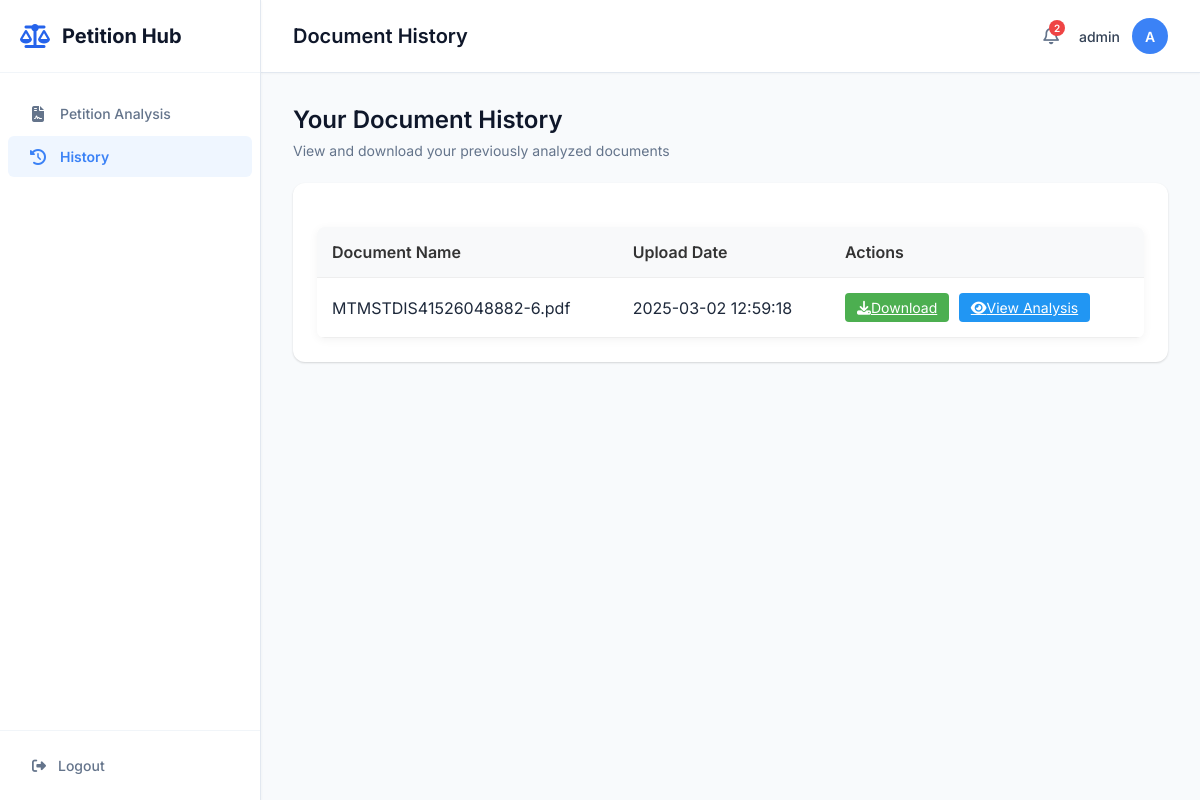
Page /history (signed in) on the earlier database version.
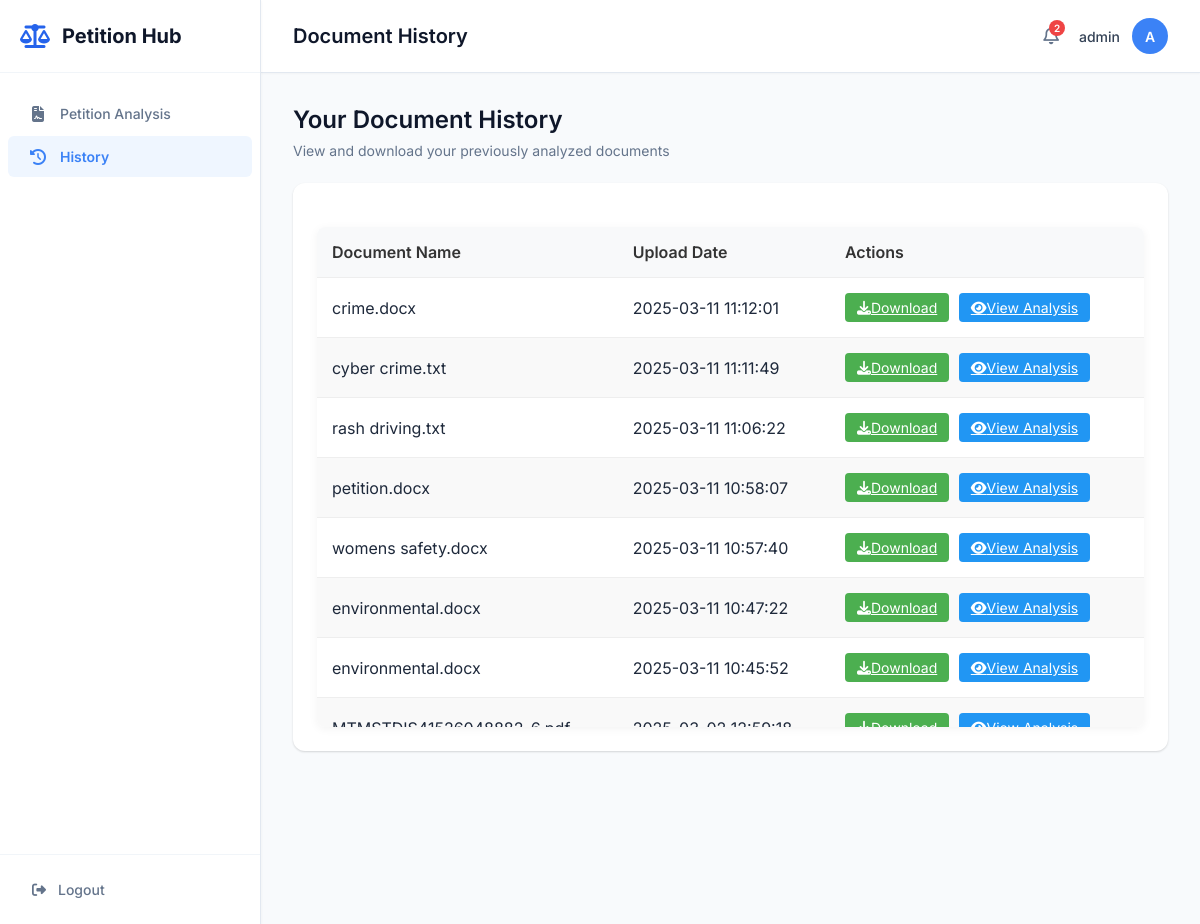
Same page on the later database version.
### tables this page shows
CREATE TABLE document_history (
                        doc_id TEXT PRIMARY KEY,
                        user_id INTEGER NOT NULL,
                        filename TEXT NOT NULL,
                        original_filename TEXT NOT NULL,
                        upload_date TIMESTAMP NOT NULL,
                        analysis_results TEXT,
                        file_path TEXT NOT NULL,
                        FOREIGN KEY (user_id) REFERENCES users (user_id)
                    );

### app.py (the view)
@app.route('/history')
def history():
    if 'username' not in session:
        return redirect(url_for('login'))
    documents = get_user_documents(session['username'])
    return render_template('history.html', username=session['username'], documents=documents)

### db_connection.py (called while the page is built)
def create_connection(db_file):
    os.makedirs(os.path.dirname(db_file), exist_ok=True)
    conn = None
    try:
        conn = sqlite3.connect(db_file)
        return conn
    except sqlite3.Error as e:
        print(f"Database connection error: {e}")
    return conn

def get_user_id(username):
    db_path = os.path.join(os.path.dirname(__file__), 'database.db')
    conn = create_connection(db_path)
    if conn is None:
        print("Failed to create database connection.")
        return None
    with conn:
        cur = conn.cursor()
        cur.execute("SELECT user_id FROM users WHERE username=?", (username,))
        result = cur.fetchone()
        return result[0] if result else None

def get_user_documents(username):
    user_id = get_user_id(username)
    if not user_id:
        return []
    db_path = os.path.join(os.path.dirname(__file__), 'database.db')
    conn = create_connection(db_path)
    if conn is None:
        print("Failed to create database connection.")
        return []
    with conn:
        cur = conn.cursor()
        cur.execute(
            "SELECT doc_id, original_filename, upload_date, file_path FROM document_history WHERE user_id=? ORDER BY upload_date DESC",
            (user_id,)
        )
        return cur.fetchall()

### templates/history.html (shortened to what this page needs)
<!DOCTYPE html>
<html lang="en">
<head>
    <link rel="stylesheet" href="{{ url_for('static', filename='style.css') }}">
    <link rel="stylesheet" href="https://cdnjs.cloudflare.com/ajax/libs/font-awesome/6.4.0/css/all.min.css">
</head>
<body class="home-body">
    <div class="app-container">
        <aside class="sidebar">
            <div class="sidebar-header">
                <div class="logo">
                    <i class="fas fa-scale-balanced"></i>
                    <span>Petition Hub</span>
                </div>
            </div>
            <nav class="sidebar-nav">
                <ul>
                    <li><a href="{{ url_for('home') }}"><i class="fas fa-file-contract"></i> Petition Analysis</a></li>
                    <li class="active"><a href="{{ url_for('history') }}"><i class="fas fa-history"></i> History</a></li>
                </ul>
            </nav>
            <div class="sidebar-footer">
                <a href="{{ url_for('logout') }}"><i class="fas fa-sign-out-alt"></i> Logout</a>
            </div>
        </aside>
        <main class="main-content">
            <header class="top-header">
                <div class="page-title">
                    <h1>Document History</h1>
                </div>
                <div class="user-profile">
                    <div class="notifications">
                        <i class="far fa-bell"></i>
                        <span class="notification-badge">2</span>
                    </div>
                    <div class="user-info">
                        <span class="username">{{ username }}</span>
                        <div class="avatar">
                            <span>{{ username[0] | upper }}</span>
                        </div>
                    </div>
                </div>
            </header>
            <div class="dashboard">
                <div class="dashboard-header">
                    <h2>Your Document History</h2>
                    <p>View and download your previously analyzed documents</p>
                </div>
                <div class="card">
                    <div class="card-content">
                        {% if documents and documents|length > 0 %}
                        <div class="table-container">
                            <table class="history-table">
                                <thead>
                                    <tr>
                                        <th>Document Name</th>
                                        <th>Upload Date</th>
                                        <th>Actions</th>
                                    </tr>
                                </thead>
                                <tbody>
                                    {% for doc in documents %}
                                    <tr>
                                        <td>{{ doc[1] }}</td>
                                        <td>{{ doc[2] }}</td>
                                        <td>
                                            <a href="{{ url_for('download_document', doc_id=doc[0]) }}" class="action-btn download-btn">
                                                <i class="fas fa-download"></i> Download
                                            </a>
                                            <a href="{{ url_for('view_analysis', doc_id=doc[0]) }}" class="action-btn view-btn">
                                                <i class="fas fa-eye"></i> View Analysis
                                            </a>
                                        </td>
                                    </tr>
                                    {% endfor %}
                                </tbody>
                            </table>
                        </div>
                        {% endif %}
                    </div>
                </div>
            </div>
        </main>
    </div>
</body>
</html>

### static/style.css (style rules this page uses)
body { font-family: 'Inter', 'Segoe UI', 'Roboto', sans-serif; background: linear-gradient(135deg, #f5f7fa 0%, #c3cfe2 100%); margin: 0; padding: 0; display: flex; justify-content: center; align-items: center; min-height: 100vh; color: #333; }
h1 { color: #333; font-size: 28px; margin-bottom: 20px; }
body { font-family: Arial, sans-serif; }
.home-body { display: block; background: #f8fafc; min-height: 100vh; margin: 0; padding: 0; font-family: 'Inter', sans-serif; color: #1e293b; }
.app-container { display: flex; width: 100%; height: 100vh; overflow: hidden; }
.sidebar { width: 260px; background: #ffffff; border-right: 1px solid #e2e8f0; display: flex; flex-direction: column; height: 100%; box-shadow: 0 1px 3px rgba(0, 0, 0, 0.05); z-index: 10; }
.sidebar-header { padding: 24px 20px; border-bottom: 1px solid #f1f5f9; }
.logo { display: flex; align-items: center; font-weight: 700; font-size: 20px; color: #0f172a; }
.logo i { font-size: 24px; margin-right: 12px; color: #2563eb; }
.sidebar-nav { flex: 1; padding: 20px 0; overflow-y: auto; }
.sidebar-nav ul { list-style: none; padding: 0; margin: 0; }
.sidebar-nav li { margin-bottom: 2px; }
.sidebar-nav a { display: flex; align-items: center; padding: 12px 20px; color: #64748b; text-decoration: none; font-weight: 500; font-size: 14px; border-radius: 6px; margin: 0 8px; transition: all 0.2s ease; }
.sidebar-nav a i { margin-right: 12px; font-size: 16px; width: 20px; text-align: center; }
.sidebar-nav li.active a { background: #eff6ff; color: #3b82f6; font-weight: 600; }
.sidebar-footer { padding: 16px 20px; border-top: 1px solid #f1f5f9; }
.sidebar-footer a { display: flex; align-items: center; color: #64748b; text-decoration: none; font-weight: 500; font-size: 14px; padding: 10px 12px; border-radius: 6px; transition: all 0.2s ease; }
.sidebar-footer a i { margin-right: 12px; }
.main-content { flex: 1; display: flex; flex-direction: column; overflow: hidden; background: #f8fafc; }
.top-header { height: 72px; display: flex; align-items: center; justify-content: space-between; padding: 0 32px; background: #ffffff; border-bottom: 1px solid #e2e8f0; box-shadow: 0 1px 2px rgba(0, 0, 0, 0.03); }
.page-title h1 { font-size: 20px; font-weight: 600; color: #0f172a; margin: 0; }
.user-profile { display: flex; align-items: center; gap: 20px; }
.notifications { position: relative; cursor: pointer; }
.notifications i { font-size: 18px; color: #64748b; }
.notification-badge { position: absolute; top: -6px; right: -6px; background: #ef4444; color: white; font-size: 10px; font-weight: 600; width: 16px; height: 16px; border-radius: 50%; display: flex; align-items: center; justify-content: center; }
.user-info { display: flex; align-items: center; gap: 12px; }
.username { font-size: 14px; font-weight: 500; color: #334155; }
.avatar { width: 36px; height: 36px; background: #3b82f6; border-radius: 50%; display: flex; align-items: center; justify-content: center; color: white; font-weight: 600; font-size: 14px; }
.dashboard { flex: 1; padding: 32px; overflow-y: auto; }
.dashboard-header { margin-bottom: 24px; }
.dashboard-header h2 { font-size: 24px; font-weight: 600; color: #0f172a; margin: 0 0 8px 0; }
.dashboard-header p { font-size: 14px; color: #64748b; margin: 0; }
.card { background: #ffffff; border-radius: 12px; box-shadow: 0 1px 3px rgba(0, 0, 0, 0.05), 0 1px 2px rgba(0, 0, 0, 0.1); margin-bottom: 24px; overflow: hidden; transition: transform 0.2s ease, box-shadow 0.2s ease; }
.card-content { padding: 24px; }

### templates/history.html (style rules this page uses)
.table-container { max-height: 500px; overflow-y: auto; border-radius: 8px; box-shadow: 0 2px 10px rgba(0, 0, 0, 0.05); margin-top: 20px; }
.history-table { width: 100%; border-collapse: collapse; background-color: #fff; }
.history-table th, .history-table td { padding: 15px; text-align: left; border-bottom: 1px solid #eee; }
.history-table th { background-color: #f8f9fa; font-weight: 600; color: #333; position: sticky; top: 0; z-index: 1; }
.history-table tr:nth-child(even) { background-color: #f9f9f9; }
.action-btn { padding: 6px 12px; border-radius: 4px; font-size: 14px; margin-right: 5px; cursor: pointer; transition: all 0.2s; border: none; display: inline-flex; align-items: center; justify-content: center; }
.download-btn { background-color: #4CAF50; color: white; }
.view-btn { background-color: #2196F3; color: white; }

Differences in the rows shown:
added document_history: original_filename "crime.docx", upload_date "2025-03-11 11:12:01"
added document_history: original_filename "cyber crime.txt", upload_date "2025-03-11 11:11:49"
added document_history: original_filename "rash driving.txt", upload_date "2025-03-11 11:06:22"
added document_history: original_filename "petition.docx", upload_date "2025-03-11 10:58:07"
added document_history: original_filename "womens safety.docx", upload_date "2025-03-11 10:57:40"
added document_history: original_filename "environmental.docx", upload_date "2025-03-11 10:47:22"
added document_history: original_filename "environmental.docx", upload_date "2025-03-11 10:45:52"
